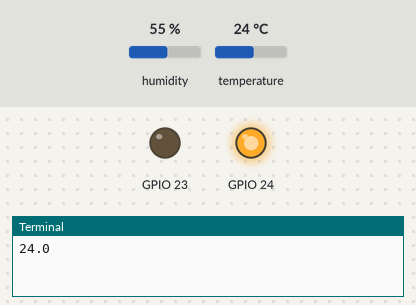
This program was run on a simulated Raspberry Pi (BCM pin numbers). Shown: output pins drawn as LEDs (lit = HIGH), the last lines printed to the terminal. Inputs (shaded band) come from the test bench; at power-on: temperature 24 °C, humidity 55 %.

Above: at 1.2 s.
1.3 s: temperature set to 25.6 °C
12.2 s: temperature set to 26.8 °C
At 22.7 s:
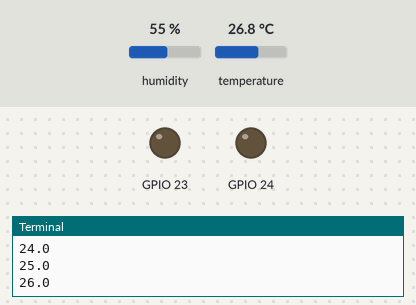
23.0 s: temperature set to 32.6 °C
33.7 s: temperature set to 33.4 °C
At 43.2 s:
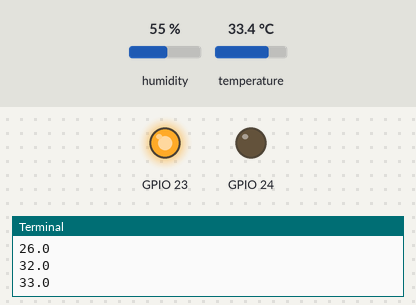
44.4 s: temperature set to 12 °C
At 54.5 s:
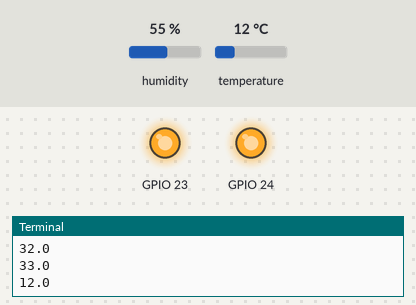
55.1 s: temperature set to 28 °C
At 64.6 s:
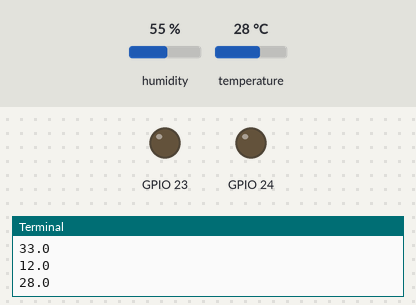
Timing chart, 0 to 66.1 s (numbered marks = the images above; inputs shaded):
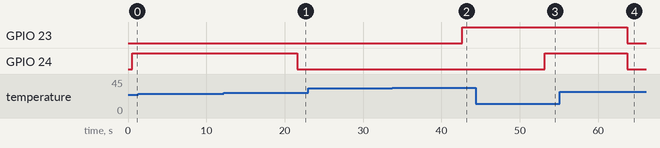

The program:

Code.py
```python
import RPi.GPIO as GPIO
import sys
import Adafruit_DHT
import time
try:
    GPIO.setmode(GPIO.BCM)
    GPIO.setwarnings(False)
    GPIO.setup(23,GPIO.OUT)#GPIO23
    GPIO.setup(24,GPIO.OUT)#GPIO24
    flag=0
    while True:
        humidity, temperature = Adafruit_DHT.read_retry(11, 4)#DHT11, GPIO 4
        print (temperature)
        if(temperature>30):
            GPIO.output(23,GPIO.HIGH)
            flag=1
        if(temperature<25):
            GPIO.output(24,GPIO.HIGH)
            flag=1
        if(flag==1):
            if((temperature>25) and (temperature<33)):
                GPIO.output(23,GPIO.LOW)
                GPIO.output(24,GPIO.LOW)
                flag=0
        time.sleep(10)#for ever 10 seconds
except KeyboardInterrupt:
    GPIO.cleanup()
```

Measured:
- the behaviour switches between 25.9 and 26 °C on temperature (found by bisection; images 0 and 1)
- the behaviour switches between 32.9 and 33 °C on temperature (found by bisection; images 1 and 2)
- after the input at 12.2 s, GPIO 24: HIGH → LOW after 9.4 s
- after the input at 33.7 s, GPIO 23: LOW → HIGH after 8.9 s
- after the input at 44.4 s, GPIO 24: LOW → HIGH after 8.8 s
- after the input at 55.1 s, GPIO 23, GPIO 24: HIGH → LOW after 8.6 s
